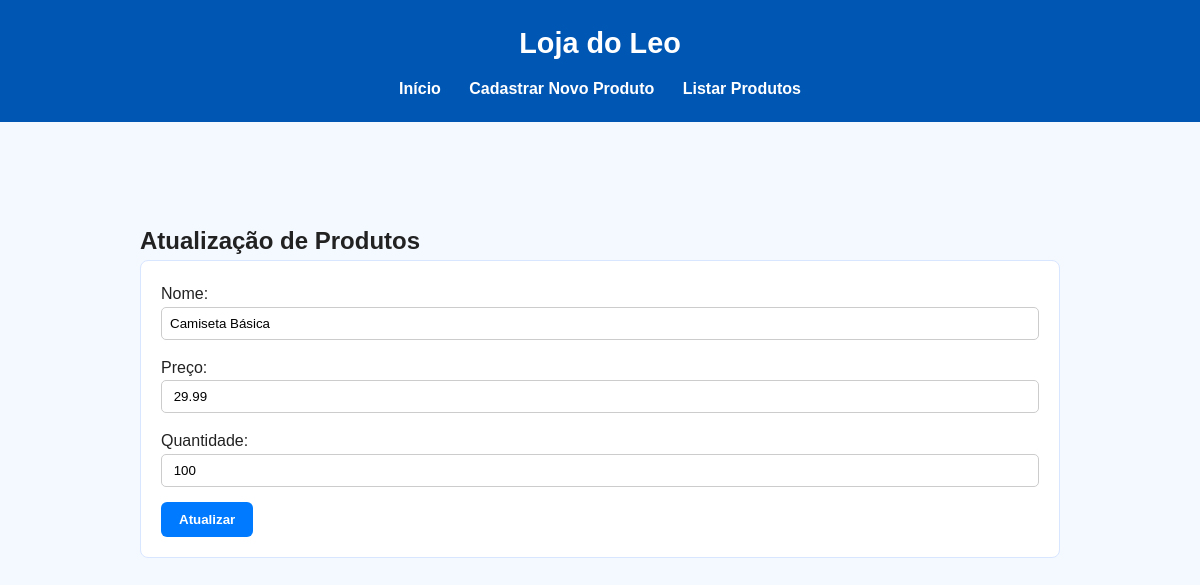
Screenshot of /form_atualizar.php?id=1 with the database file from the repository.
### tables this page shows
CREATE TABLE `produtos` (
  `id` int(11) NOT NULL,
  `nome` varchar(255) NOT NULL,
  `preco` decimal(10,2) NOT NULL,
  `quantidade` int(11) NOT NULL
);

### form_atualizar.php (the view, shortened to what this page needs)
<?php
    include 'cabecalho.php';
?>
<body>
    <div class="container">
        <h2>Atualização de Produtos</h2>
    <?php
            $id = $_GET['id'];
        require 'conexao.php';
        $sql = "SELECT * FROM produtos WHERE id = $id";
        $stmt = $pdo->query($sql);
        $produto = $stmt->fetch(PDO::FETCH_ASSOC);
    ?>
        <form action= "#" method="POST">
            <div class="mb-3">
                Nome: <input value="<?php echo $produto['nome'];?>" type="text" name="produto" class="form-control">
            </div>
            <div class="mb-3">
                Preço: <input value=" <?php echo $produto['preco'];?>" type="text" name="preco" class="form-control">
            </div>
            <div class="mb-3">
                Quantidade: <input value=" <?php echo $produto['quantidade'];?>" type="text" name="quantidade" class="form-control">
            </div>
            <button type="submit" class="btn btn-primary">Atualizar</button>
        </form>
    </div>
</body>
</html>

### style.css (style rules this page uses)
* { margin: 0; padding: 0; box-sizing: border-box; }
body { font-family: Arial, sans-serif; background: #f4f8ff; color: #222; line-height: 1.6; }
.container { max-width: 1000px; margin: 30px auto; padding: 20px; }
button, .btn { display: inline-block; background: #007bff; color: #fff; border: none; padding: 10px 18px; border-radius: 6px; cursor: pointer; transition: 0.3s; text-decoration: none; font-weight: bold; }
form { background: #fff; padding: 20px; border-radius: 8px; border: 1px solid #d9e6ff; }
form input, form select { width: 100%; padding: 8px; margin-bottom: 15px; border: 1px solid #ccc; border-radius: 5px; }

### rows the page displays
produtos: produto "Camiseta Básica", preco "29.99", quantidade "100"
